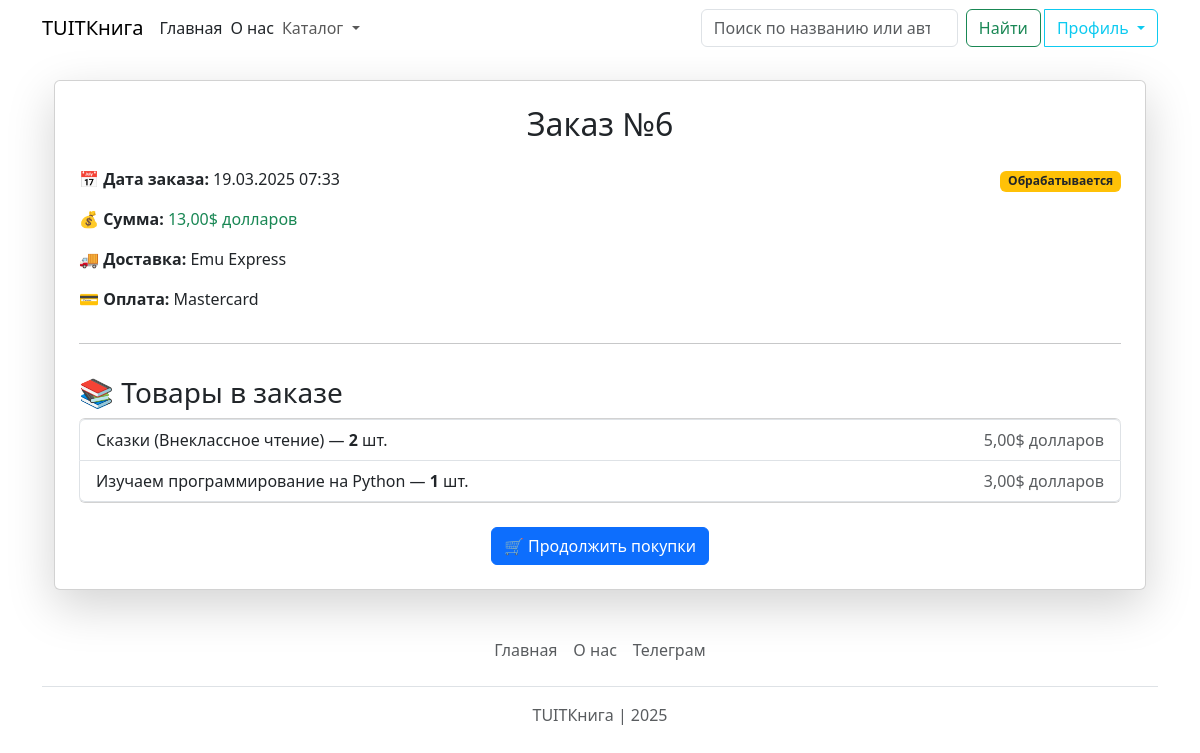
The app's page /order/6/ (signed in) with its own data.
### catalog/models.py (models this page shows, shortened)
class Order(models.Model):
    DELIVERY_CHOICES = [
        ('BTS', 'BTS Express'),
        ('UZUM', 'Uzum Express'),
        ('UZPOST', 'Uzpost'),
        ('EMU', 'Emu Express'),
        ('OTHER', 'Другая служба'),
    ]
    PAYMENT_CHOICES = [
        ('UZCARD', 'UzCard'),
        ('HUMO', 'Humo'),
        ('VISA', 'Visa'),
        ('MASTERCARD', 'Mastercard'),
        ('CASH', 'Наличные при получении'),
    ]
    STATUS_CHOICES = [
        ('pending', 'Обрабатывается'),
        ('shipped', 'Отправлен'),
        ('delivered', 'Доставлен'),
        ('cancelled', 'Отменён'),
    ]
    status = models.CharField(
        max_length=20,
        choices=STATUS_CHOICES,
        default='pending',
        null=True, blank=True
    )
    user = models.ForeignKey(User, on_delete=models.CASCADE, null=True, blank=True, verbose_name="Пользователь")
    first_name = models.CharField(max_length=50, verbose_name="Имя")
    middle_name = models.CharField(max_length=50, verbose_name="Отчество")
    last_name = models.CharField(max_length=50, verbose_name="Фамилия")
    phone = models.CharField(max_length=20, verbose_name="Телефон")
    whatsapp = models.CharField(max_length=20, verbose_name="WhatsApp")
    email = models.EmailField(null=True, verbose_name="Email")
    address = models.TextField(null=True, verbose_name="Адрес")
    city = models.CharField(max_length=100, verbose_name="Город")
    region = models.CharField(max_length=100, verbose_name="Регион")
    postal_code = models.CharField(max_length=10, verbose_name="Почтовый индекс")
    delivery_method = models.CharField(max_length=15, choices=DELIVERY_CHOICES, verbose_name="Способ доставки")
    payment_method = models.CharField(max_length=20, choices=PAYMENT_CHOICES, verbose_name="Способ оплаты")
    total_price = models.DecimalField(max_digits=10, decimal_places=2, null=True, blank=True)
    created_at = models.DateTimeField(default=timezone.now, null=True, blank=True)
    updated_at = models.DateTimeField(auto_now=True, null=True, blank=True)
    def get_items(self):
        return self.items.all()

class OrderItem(models.Model):
    order = models.ForeignKey(Order, on_delete=models.CASCADE, related_name='items', null=True, blank=True)
    book = models.ForeignKey(Book, on_delete=models.CASCADE, null=True, blank=True)
    quantity = models.PositiveIntegerField(null=True, blank=True)
    price = models.DecimalField(max_digits=10, decimal_places=2, null=True, blank=True)
    created_at = models.DateTimeField(default=timezone.now, null=True, blank=True)
    updated_at = models.DateTimeField(auto_now=True, null=True, blank=True)

class Book(models.Model):
    title = models.CharField(max_length=200, verbose_name="Название", null=True, blank=True)
    author = models.CharField(max_length=100, verbose_name="Автор", null=True, blank=True)
    description = models.TextField(verbose_name="Описание", null=True, blank=True)
    price = models.DecimalField(max_digits=10, decimal_places=2, verbose_name="Цена", null=True, blank=True)
    image = models.ImageField(upload_to='books/', verbose_name="Изображение", null=True, blank=True)
    catalog = models.ForeignKey(Catalog, on_delete=models.CASCADE, verbose_name="Каталог", related_name='books', null=True, blank=True)
    created_at = models.DateTimeField(default=timezone.now, null=True, blank=True)
    updated_at = models.DateTimeField(auto_now=True, null=True, blank=True)
    class Meta:
        verbose_name = "Книга"
        verbose_name_plural = "Книги"

### catalog/views.py (the view)
# urls.py: path('order/<int:order_id>/', views.order_detail, name='order_detail'),
@login_required
def order_detail(request, order_id):
    order = get_object_or_404(Order, id=order_id, user=request.user)
    delivery_display = order.get_delivery_method_display()
    payment_display = order.get_payment_method_display()
    return render(request, 'catalog/profile_orders.html', {
        'order': order,
        'delivery_display': delivery_display,
        'payment_display': payment_display
    })

### catalog/context_processors.py (called while the page is built)
def catalogs(request):
    return {'catalogs': Catalog.objects.all()}

def cart_item_count(request):
    cart = request.session.get('cart', {})
    unique_items_count = len(cart)  # Количество уникальных товаров
    return {'cart_item_count': unique_items_count}

### catalog/templates/catalog/profile_orders.html
{% extends 'catalog/base.html' %}
{% block content %}
<div class="container my-4">
    <div class="card shadow-lg p-4">
        <h2 class="text-center mb-4">Заказ №{{ order.id }}</h2>
        <div class="row">
            <div class="col-md-6">
                <p><strong>📅 Дата заказа:</strong> {{ order.created_at|date:"d.m.Y H:i" }}</p>
                <p><strong>💰 Сумма:</strong> <span class="text-success">{{ order.total_price }}$ долларов</span></p>
                <p><strong>🚚 Доставка:</strong> {{ delivery_display }}</p>
                <p><strong>💳 Оплата:</strong> {{ payment_display }}</p>
            </div>
            <div class="col-md-6 text-md-end">
                <span class="badge
                    {% if order.status == 'pending' %} bg-warning text-dark
                    {% elif order.status == 'shipped' %} bg-info
                    {% elif order.status == 'delivered' %} bg-success
                    {% else %} bg-danger {% endif %}">
                    {{ order.get_status_display }}
                </span>
            </div>
        </div>
        <hr>
        <h3 class="mt-3">📚 Товары в заказе</h3>
        <ul class="list-group">
            {% for item in order.get_items %}
            <li class="list-group-item d-flex justify-content-between align-items-center">
                <span>{{ item.book.title }} — <strong>{{ item.quantity }}</strong> шт.</span>
                <span class="text-muted">{{ item.price }}$ долларов</span>
            </li>
            {% empty %}
            <li class="list-group-item text-center text-muted">Заказ пуст</li>
            {% endfor %}
        </ul>
        <div class="text-center mt-4">
            <a href="{% url 'book_list' %}" class="btn btn-primary">🛒 Продолжить покупки</a>
        </div>
    </div>
</div>
{% endblock %}

### records on screen
Order: id "6", created_at "19.03.2025 07:33", total_price "13,00", payment_method "Mastercard", status "Обрабатывается"
OrderItem: book "Сказки (Внеклассное чтение)", quantity "2", price "5,00"
OrderItem: book "Изучаем программирование на Python", quantity "1", price "3,00"

### other values on screen
{{ delivery_display }} "Emu Express"
